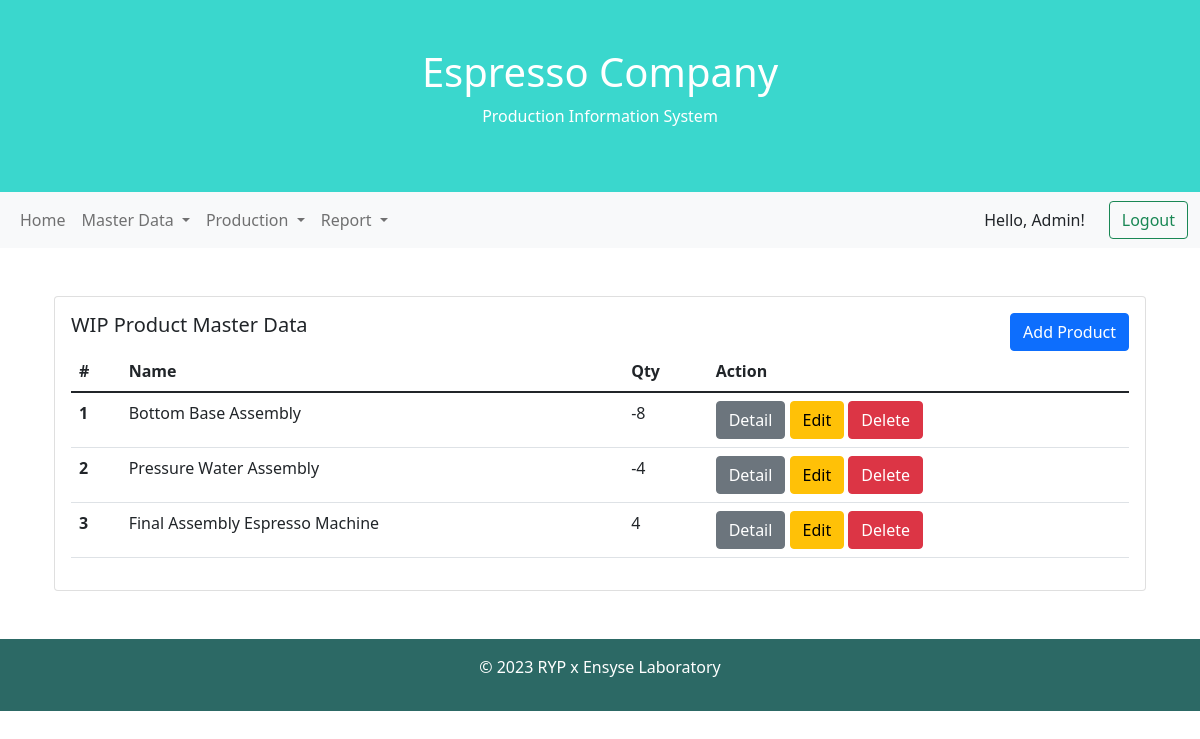
The app's page /wip/index.php (signed in) with its own data.
### tables this page shows
CREATE TABLE `wip` (
  `id` int(11) NOT NULL,
  `name` varchar(100) NOT NULL,
  `qty` int(11) NOT NULL
);

### model/Wip.php (called while the page is built, shortened)
<?php
class WIP extends Database
{
	function __construct()
	{
		$this->connection = mysqli_connect($this->host, $this->username, $this->password, $this->database);
	}
	function allWIP()
	{
		$data = mysqli_query($this->connection, "SELECT * FROM wip");
		return $data;
	}
}

### wip/index.php (the view, shortened to what this page needs)
<?php
include '../model/Wip.php';
$db = new WIP();
$wips = $db->allWIP();
?>
<!DOCTYPE html>
<html lang="en">
<head>
    <link href="https://cdn.jsdelivr.net/npm/bootstrap@5.1.3/dist/css/bootstrap.min.css" rel="stylesheet">
    <link rel="stylesheet" href="../style.css">
</head>
<body>
    <div class="container-fluid p-5 bg-blue text-white text-center">
        <h1>Espresso Company</h1>
        <p>Production Information System</p>
    </div>
    <?php include('../navigation/index.php') ?>
    <div class="container mt-4">
        <div class="row">
            <div class="p-4 col-lg-12">
                <div class="card">
                    <div class="card-body">
                        <div class="row">
                            <div class="col-6">
                                <h5 class="card-title">WIP Product Master Data</h5>
                            </div>
                            <div class="col-6 text-end">
                                <a href="add.php" class="btn btn-primary">Add Product</a>
                            </div>
                        </div>
                        <table class="table">
                            <thead>
                                <tr>
                                    <th scope="col">#</th>
                                    <th scope="col">Name</th>
                                    <th scope="col">Qty</th>
                                    <th scope="col">Action</th>
                                </tr>
                            </thead>
                            <tbody>
                                <?php $i = 1;
                                foreach ($wips as $wip) { ?>
                                    <tr>
                                        <th scope="row"><?= $i ?></th>
                                        <td><?= $wip['name'] ?></td>
                                        <td><?= $wip['qty'] ?></td>
                                        <td>
                                            <a href="detail.php?id=<?= $wip['id'] ?>" class="btn btn-secondary">Detail</a>
                                            <a href="edit.php?id=<?= $wip['id'] ?>" class="btn btn-warning">Edit</a>
                                            <a href="process.php?action=delete&id=<?= $wip['id'] ?>" class="btn btn-danger">Delete</a>
                                        </td>
                                    </tr>
                                <?php $i++;
                                } ?>
                            </tbody>
                        </table>
                    </div>
                </div>
            </div>
        </div>
    </div>
    <div class="mt-4 p-3 bg-green text-white text-center">
        <p>&copy 2023 RYP x Ensyse Laboratory</p>
    </div>
</body>
</html>

### style.css (style rules this page uses)
.bg-blue { background-color: #3ad7cd; }
.bg-green { background-color: #2C6965; }

### records on screen
wip: name "Bottom Base Assembly", qty "-8"
wip: name "Pressure Water Assembly", qty "-4"
wip: name "Final Assembly Espresso Machine", qty "4"

### other values on screen
$_SESSION['name'] "Admin"
